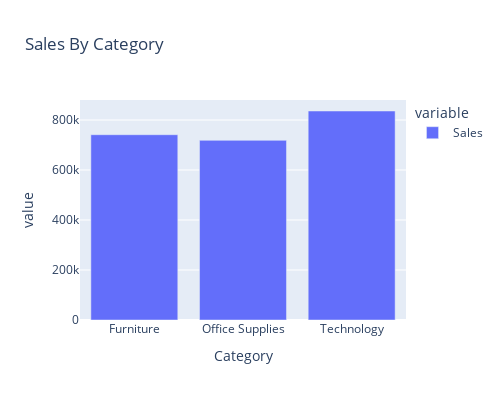

The notebook cell this image was saved under:
### Markdown cell above
## Sales Per Category

### Code cell
fig = px.bar(data.groupby("Category")["Sales"].sum(),title="Sales By Category",width=500, height=400)
fig.show()

### Figure 1 — Plotly figure (JSON) as saved in the notebook; plotly's stock layout.template omitted (floating-point values rounded to 4 significant figures)
{"data": [{"alignmentgroup": "True", "hovertemplate": "variable=Sales<br>Category=%{x}<br>value=%{y}<extra></extra>", "legendgroup": "Sales", "marker": {"color": "#636efa", "pattern": {"shape": ""}}, "name": "Sales", "offsetgroup": "Sales", "orientation": "v", "showlegend": true, "textposition": "auto", "type": "bar", "x": ["Furniture", "Office Supplies", "Technology"], "xaxis": "x", "y": [741300.0, 718700.0, 836200.0], "yaxis": "y"}], "layout": {"barmode": "relative", "height": 400, "legend": {"title": {"text": "variable"}, "tracegroupgap": 0}, "title": {"text": "Sales By Category"}, "width": 500, "xaxis": {"anchor": "y", "domain": [0, 1], "title": {"text": "Category"}}, "yaxis": {"anchor": "x", "domain": [0, 1], "title": {"text": "value"}}}}
